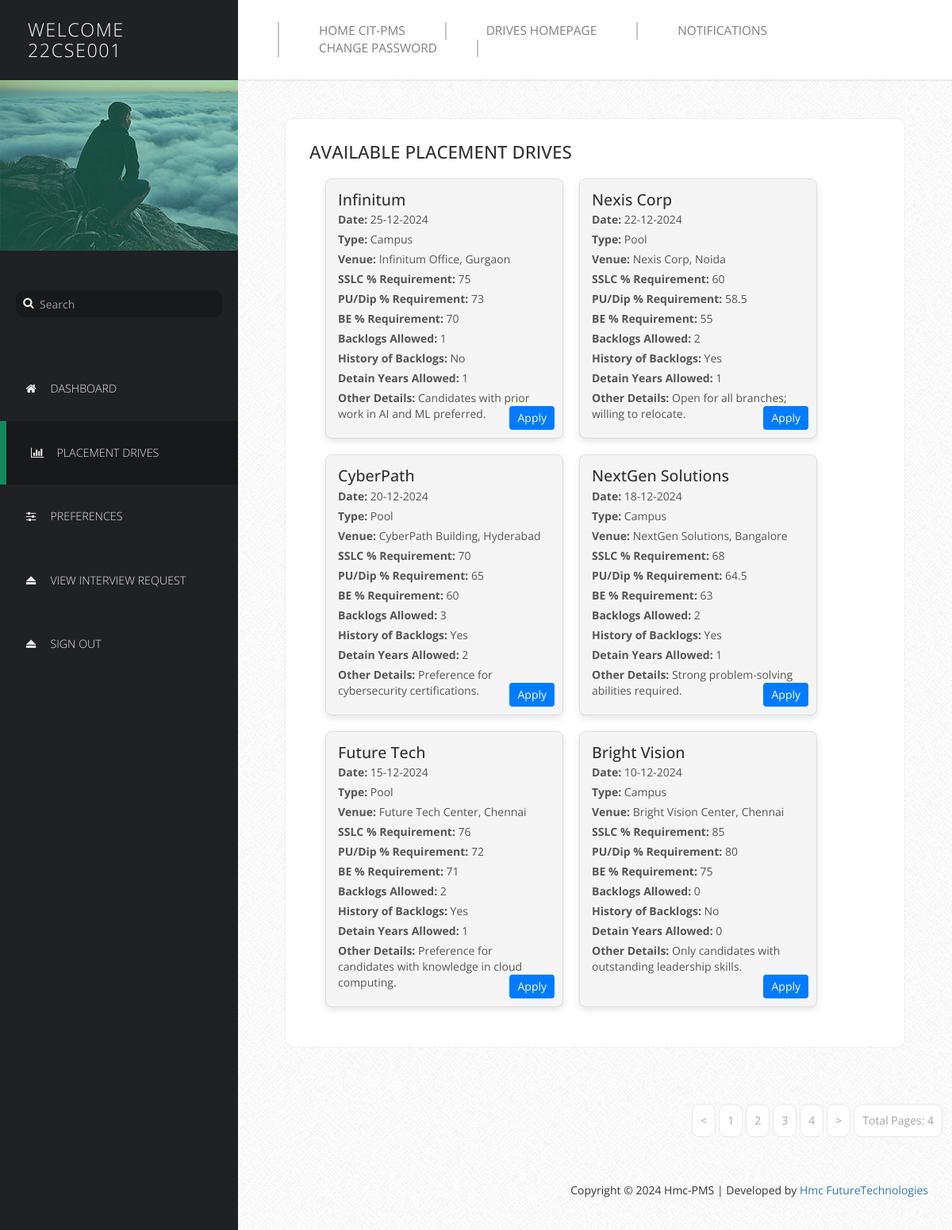
/Profilers/SProfile/placement_drives.php?page=2 (signed in), run on the app's committed database.
### tables this page shows
CREATE TABLE IF NOT EXISTS `addpdrive` (
  `CompanyName` varchar(255) NOT NULL,
  `Date` date NOT NULL,
  `C/P` tinyint(1) NOT NULL DEFAULT '0',
  `PVenue` varchar(255) NOT NULL,
  `SSLC` float NOT NULL,
  `PU/Dip` float NOT NULL,
  `BE` float NOT NULL,
  `Backlogs` int(11) NOT NULL,
  `HofBacklogs` tinyint(1) NOT NULL,
  `DetainYears` int(11) NOT NULL,
  `ODetails` text,
  PRIMARY KEY (`CompanyName`,`Date`)
);

### Profilers/SProfile/placement_drives.php (the view, shortened to what this page needs)
<?php
$servername = "localhost";
$username = "harsh";
$password = "harsh2005";
$dbname = "placement";
$conn = new mysqli($servername, $username, $password, $dbname);
$num_rec_per_page = 6;
$page = isset($_GET['page']) ? (int) $_GET['page'] : 1;
$start_from = ($page - 1) * $num_rec_per_page;
$sql = "SELECT * FROM addpdrive ORDER BY Date DESC LIMIT $start_from, $num_rec_per_page";
$result = $conn->query($sql);
$stmt = $conn->prepare("SELECT COUNT(*) FROM addpdrive");
$stmt->execute();
$total_records = $stmt->get_result()->fetch_row()[0];
$total_pages = ceil($total_records / $num_rec_per_page);
?>
<!DOCTYPE html>
<html lang="en">
<head>
    <link href="css/font-awesome.min.css" rel="stylesheet">
    <link href="css/bootstrap.min.css" rel="stylesheet">
    <link href="css/templatemo-style.css" rel="stylesheet">
</head>
<body>
    <div class="templatemo-flex-row">
        <div class="templatemo-sidebar">
            <header class="templatemo-site-header">
                <?php
                $Welcome = "Welcome";
                echo "<h1>" . $Welcome . "<br>" . $_SESSION['username'] . "</h1>";
                ?>
            </header>
            <div class="profile-photo-container">
                <img src="images/profile-photo.jpg" alt="Profile Photo" class="img-responsive">
                <div class="profile-photo-overlay"></div>
            </div>
            <form class="templatemo-search-form" role="search">
                <div class="input-group">
                    <button type="submit" class="fa fa-search"></button>
                    <input type="text" class="form-control" placeholder="Search" name="srch-term" id="srch-term">
                </div>
            </form>
            <nav class="templatemo-left-nav">
                <ul>
                    <li>
                        <a href="login.php" ><i class="fa fa-home fa-fw"></i>Dashboard</a>
                    </li>
                    <li>
                        <a href="placement_drives.php" class="active"><i class="fa fa-bar-chart fa-fw"></i>Placement Drives</a>
                    </li>
                    <li>
                        <a href="preferences.php"><i class="fa fa-sliders fa-fw"></i>Preferences</a>
                    </li>
                    <li>
              <a href="viewintr.php"><i class="fa fa-eject fa-fw"></i>View Interview Request</a>
            </li>
                    <li>
                        <a href="logout.php"><i class="fa fa-eject fa-fw"></i>Sign Out</a>
                    </li>
                </ul>
            </nav>
        </div>
        <div class="templatemo-content col-1 light-gray-bg">
            <div class="templatemo-top-nav-container">
                <div class="row">
                    <nav class="templatemo-top-nav col-lg-12 col-md-12">
                        <ul class="text-uppercase">
                            <li>
                                <a href="../../Homepage/index.php">Home CIT-PMS</a>
                            </li>
                            <li>
                                <a href="../../Drives/index.php">Drives Homepage</a>
                            </li>
                            <li>
                                <a href="Notif.php">Notifications</a>
                            </li>
                            <li>
                                <a href="Change Password.php">Change Password</a>
                            </li>
                        </ul>
                    </nav>
                </div>
            </div>
            <div class="templatemo-content-container">
                <div class="templatemo-content-widget white-bg">
                    <header>
                        <h2 class="text-uppercase">Available Placement Drives</h2>
                    </header>
                    <div class="drive-container">
                        <?php
                       if ($result->num_rows > 0) {
                        while ($row = $result->fetch_assoc()) {
                            echo '<div class="drive-card">';
                            echo '<h3>' . htmlspecialchars($row['CompanyName']) . '</h3>';
                            $date = new DateTime($row['Date']);
                            echo '<p><strong>Date:</strong> ' . htmlspecialchars($date->format('d-m-Y')) . '</p>';
                            echo '<p><strong>Type:</strong> ' . ($row['C/P'] ? "Campus" : "Pool") . '</p>';
                            echo '<p><strong>Venue:</strong> ' . htmlspecialchars($row['PVenue']) . '</p>';
                            echo '<p><strong>SSLC % Requirement:</strong> ' . htmlspecialchars($row['SSLC']) . '</p>';
                            echo '<p><strong>PU/Dip % Requirement:</strong> ' . htmlspecialchars($row['PU/Dip']) . '</p>';
                            echo '<p><strong>BE % Requirement:</strong> ' . htmlspecialchars($row['BE']) . '</p>';
                            echo '<p><strong>Backlogs Allowed:</strong> ' . htmlspecialchars($row['Backlogs']) . '</p>';
                            echo '<p><strong>History of Backlogs:</strong> ' . ($row['HofBacklogs'] ? "Yes" : "No") . '</p>';
                            echo '<p><strong>Detain Years Allowed:</strong> ' . htmlspecialchars($row['DetainYears']) . '</p>';
                            if (!empty($row['ODetails'])) {
                                echo '<p><strong>Other Details:</strong> ' . htmlspecialchars($row['ODetails']) . '</p>';
                            }
                            echo '<a href="apply.php?company=' . urlencode($row['CompanyName']) . '&date=' . urlencode($row['Date']) . '" class="apply-btn">Apply</a>';
                            echo '</div>';
                        }
                    } else {
                        echo "<p>No drives available at the moment.</p>";
                    }
                        ?>
                    </div>
                </div>
            </div>
            <div class="pagination-wrap">
                <ul class="pagination">
                    <?php if ($page > 1): ?>
                        <li><a href='placement_drives.php?page=<?php echo $page - 1; ?>'>&lt;</a></li>
                    <?php endif; ?>
                    <?php for ($i = 1; $i <= $total_pages; $i++): ?>
                        <li>
                            <a href='placement_drives.php?page=<?php echo $i; ?>' <?php if ($i == $page)
                                   echo "class='active'"; ?>><?php echo $i; ?></a>
                        </li>
                    <?php endfor; ?>
                    <?php if ($page < $total_pages): ?>
                        <li><a href='placement_drives.php?page=<?php echo $page + 1; ?>'>&gt;</a></li>
                    <?php endif; ?>
                    <li><a>Total Pages: <?php echo $total_pages; ?></a></li>
                </ul>
            </div>
            <footer class="text-right">
                <footer class="text-right">
                    <p>Copyright &copy; 2024 Hmc-PMS | Developed by
                        <a href="#" target="_parent">Hmc FutureTechnologies</a>
                    </p>
                </footer>
        </div>
    </div>
</body>
</html>

### Profilers/SProfile/css/templatemo-style.css (style rules this page uses)
* { font-family: 'Open Sans', sans-serif; }
body { font-size: 13px; }
body, .templatemo-left-nav { background: #1f2124; }
h1, h2, h3 { margin: 0; }
h2 { font-size: 1.6em; }
h3 { color: #7f7f7f; font-size: 1.4em; }
ul { list-style-type: none; margin: 0; padding: 0; }
nav li { font-size: 1.1em; list-style: none; text-transform: uppercase; }
.white-bg { background-color: white; }
.light-gray-bg { font-family:"Trebuchet MS", "Myriad Pro", Arial, sans-serif; font-size:14px; background:#f4f4f4 url(../images/bg.png) repeat top left; color:#333; overflow-y:scroll; }
footer { padding: 15px; }
.templatemo-sidebar { width: 300px; }
.templatemo-site-header { margin: 25px 30px; }
.templatemo-site-header h1 { color: white; display: inline-block; font-size: 1.8em; font-weight: 300; letter-spacing: 1.5px; margin: 0 5px; text-transform: uppercase; vertical-align: middle; }
.profile-photo-container { position: relative; }
.profile-photo-overlay { background-color: rgba(4, 152, 114, 0.35); position: absolute; top: 0; left: 0; width: 100%; height: 100%; transition: all 0.3s ease; }
.templatemo-search-form { font-size: 1.1em; margin: 50px 20px; }
.templatemo-search-form .input-group { width: 100%; }
.templatemo-search-form .input-group .form-control { background-color: #18191b; border: none; border-radius: 10px; color: #DDD; padding-left: 30px; }
.templatemo-search-form .input-group { position: relative; }
.fa-search { height:32px; width:32px; border: none; cursor: pointer; color:white; background:transparent; position:absolute; top: 0; left: 0; z-index: 100; }
.templatemo-left-nav li { font-weight: 300; }
.templatemo-left-nav a.active, .templatemo-left-nav a:hover { background: #18191b; border-left: 8px solid #13895F; }
.templatemo-left-nav a { color: #e9e9ea; display: block; padding: 30px; transition: all 0.3s ease; }
.templatemo-left-nav .fa { margin-right: 15px; }
.templatemo-top-nav-container { background-color: white; padding: 28px 50px; box-shadow: 0px 0px 2px 2px rgba(161, 159, 159, 0.18); }
.templatemo-top-nav li { float: left; list-style: none; }
.templatemo-top-nav a { color: #7f7f7f; display: block; padding: 0 50px; border-left: 2px solid #c5c5c5; }
.templatemo-top-nav li:last-child a { border-right: 2px solid #c5c5c5; }
.templatemo-content { margin-top: 0px; min-height: 600px; padding: 0; overflow-x: hidden; }
.templatemo-content-container { padding: 40px 50px; }
.templatemo-flex-row { display: -webkit-flex; display: -ms-flexbox; display: flex; }
.col-1 { -webkit-flex: 1; -ms-flex: 1; flex: 1; }
.templatemo-content-widget { border-radius: 10px; padding: 30px; position: relative; margin: 10px; box-shadow: 0px 0px 1px 1px rgba(161, 159, 159, 0.1); }
.pagination-wrap { margin-right: 10px; text-align: right; }
.pagination>li>a { border-color: #E9E8E8; color: #a6a6a6; margin: 2px; padding: 10px; }
.pagination>li>a, .pagination>li:first-child>a, .pagination>li:last-child>a { border-radius: 10px; }
@media only screen and (min-width: 768px) { .templatemo-left-nav { display: block !important; } }

### Profilers/SProfile/placement_drives.php (style rules this page uses)
.drive-container { display: flex; flex-wrap: wrap; gap: 20px; padding: 20px; }
.drive-card { background-color: #f5f5f5; border: 1px solid #ddd; padding: 15px; width: 100%; max-width: 300px; border-radius: 8px; box-shadow: 0 4px 8px rgba(0, 0, 0, 0.1); position: relative; }
.drive-card h3 { margin-top: 0; color: #333; }
.drive-card p { margin: 5px 0; color: #555; }
.apply-btn { position: absolute; bottom: 10px; right: 10px; padding: 5px 10px; color: #fff; background-color: #007bff; border: none; border-radius: 4px; cursor: pointer; text-decoration: none; }

### data on the page
addpdrive: CompanyName "Infinitum", Date "25-12-2024", C/P "Campus", PVenue "Infinitum Office, Gurgaon", SSLC "75", value "73", BE "70", Backlogs "1", HofBacklogs "No", DetainYears "1", ODetails "Candidates with prior work in AI and ML preferred."
addpdrive: CompanyName "Nexis Corp", Date "22-12-2024", C/P "Pool", PVenue "Nexis Corp, Noida", SSLC "60", value "58.5", BE "55", Backlogs "2", HofBacklogs "Yes", DetainYears "1", ODetails "Open for all branches; willing to relocate."
addpdrive: CompanyName "CyberPath", Date "20-12-2024", C/P "Pool", PVenue "CyberPath Building, Hyderabad", SSLC "70", value "65", BE "60", Backlogs "3", HofBacklogs "Yes", DetainYears "2", ODetails "Preference for cybersecurity certifications."
addpdrive: CompanyName "NextGen Solutions", Date "18-12-2024", C/P "Campus", PVenue "NextGen Solutions, Bangalore", SSLC "68", value "64.5", BE "63", Backlogs "2", HofBacklogs "Yes", DetainYears "1", ODetails "Strong problem-solving abilities required."
addpdrive: CompanyName "Future Tech", Date "15-12-2024", C/P "Pool", PVenue "Future Tech Center, Chennai", SSLC "76", value "72", BE "71", Backlogs "2", HofBacklogs "Yes", DetainYears "1", ODetails "Preference for candidates with knowledge in cloud computing."
addpdrive: CompanyName "Bright Vision", Date "10-12-2024", C/P "Campus", PVenue "Bright Vision Center, Chennai", SSLC "85", value "80", BE "75", Backlogs "0", HofBacklogs "No", DetainYears "0", ODetails "Only candidates with outstanding leadership skills."

### other printed values
$Welcome "WELCOME"
$_SESSION['username'] "22CSE001"
$total_pages "4"
